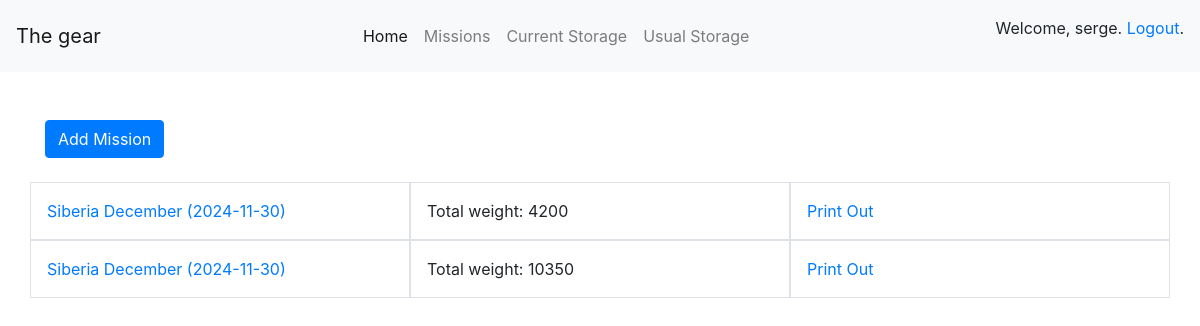
Before: /missions_list.html (signed in) with the older database file.
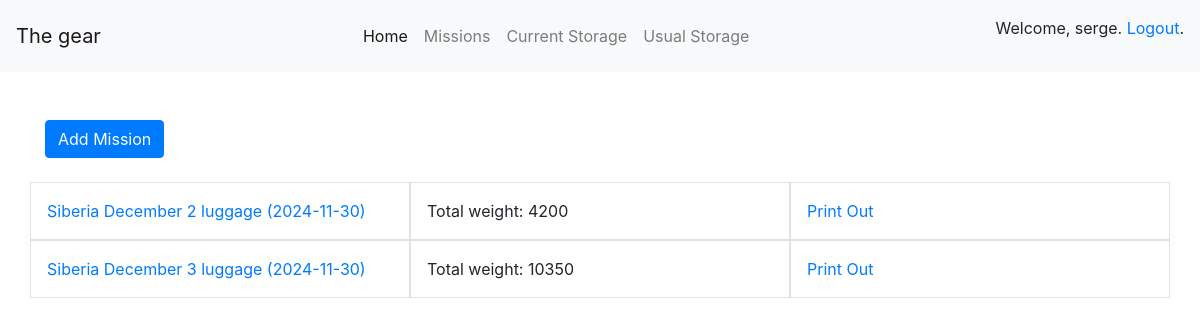
After: the same page with the newer database file.
### gearapp/models.py (models this page shows)
class Mission(models.Model):
    title = models.CharField(max_length=1024)
    date_start = models.DateField()
    duration = models.IntegerField(default=0)
    description = models.TextField(null=True)
    user = models.ForeignKey(User, on_delete=models.CASCADE, null=True)

### gearapp/views.py (the view)
# urls.py: path('missions_list.html', missions_list),
def missions_list(request):
    missions = []
    if request.user.id is not None:
        missions = Mission.objects.filter(user_id=request.user).annotate(total_weight=Sum('missiont_item__item__weight')).order_by('-date_start')
    context = {'missions': missions}
    return render(request, 'gearapp/missions_list.html', context)

### templates/gearapp/missions_list.html
{% extends "gearapp/base.html" %}
{% block content %}
{% if user.is_authenticated %}
<a href="/mission_create_view.html"><button type="button" class="btn btn-primary">Add Mission</button></a>
<br />
<br />
{% endif %}
<div>
    {% if missions %}
        {% for m in missions %}
            <div class="row">
                <div class="col-sm p-3 border">
                    <a href="/mission_view.html/{{ m.id }}">{{ m.title }} ({{m.date_start|date:"Y-m-d"}})</a>
                </div>
                <div class="col-sm p-3 border">
                    Total weight: {{ m.total_weight }}
                </div>
                <div class="col-sm p-3 border">
                    <a href="/mission_print_out.html/{{ m.id }}">Print Out</a>
                </div>
            </div>
        {% endfor %}
    {% endif %}
</div>
{% endblock content %}

Changed rows visible on the page:
changed Mission: title "Siberia December" → "Siberia December 2 luggage"
changed Mission: title "Siberia December" → "Siberia December 3 luggage"
